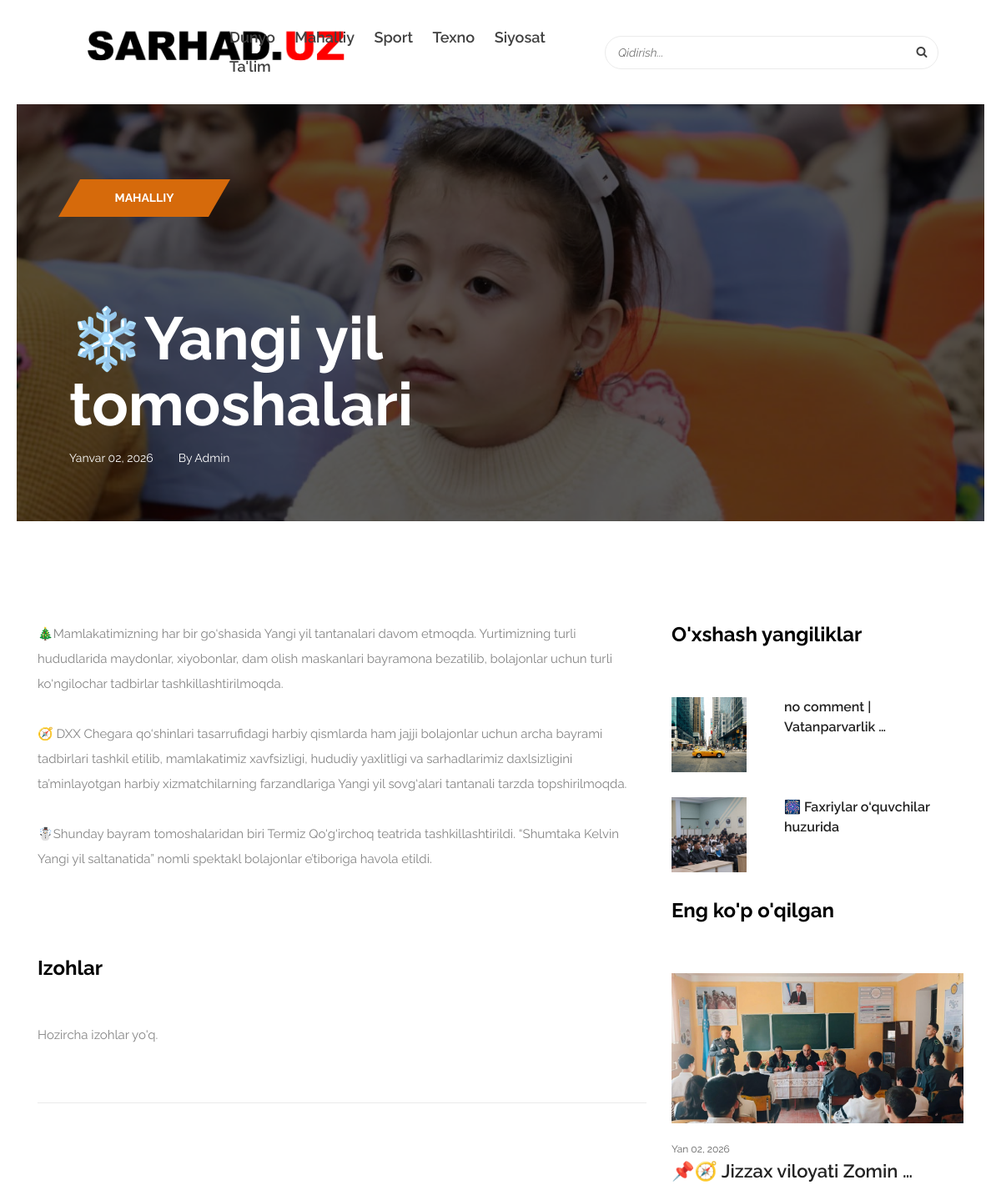
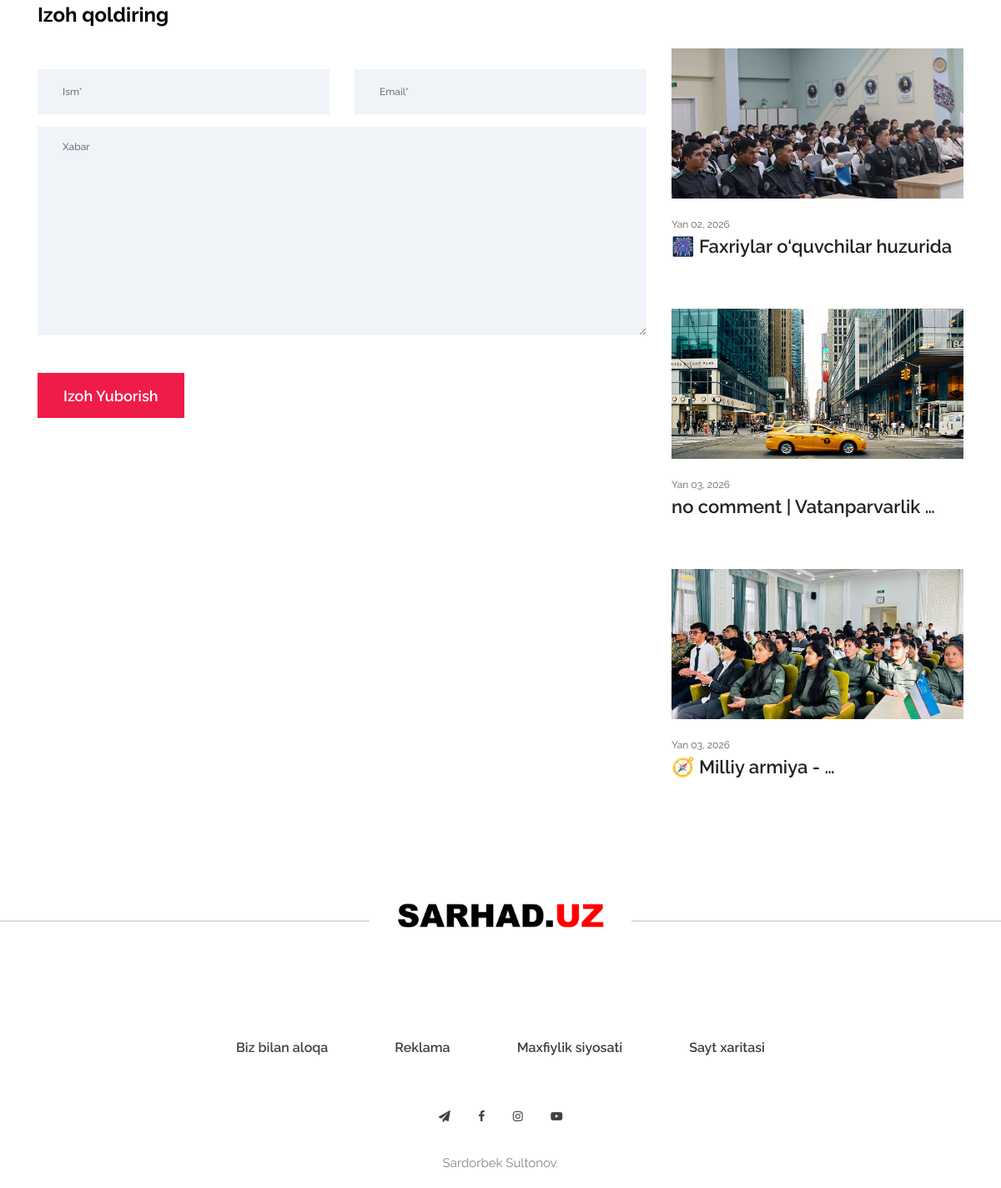
/post/mahalliy/, run on the app's committed database (2 pictures, top to bottom).
### news_site/models.py (models this page shows, shortened)
class Category(models.Model):
    name = models.CharField(max_length=255)
    slug = models.SlugField(unique=True, blank=True)
    image = models.ImageField()

class Post(models.Model):
    category = models.ForeignKey(Category, on_delete=models.CASCADE, related_name='posts')
    title = models.CharField(max_length=255)
    slug = models.SlugField(unique=True, blank=True)
    author = models.ForeignKey(User, on_delete=models.CASCADE, related_name='posts', null=True, blank=True)
    video_file = models.FileField(upload_to='news_videos/', null=True, blank=True, help_text="Video faylni shu yerga yuklang (.mp4)")
    image = models.ImageField(upload_to='news_images/')
    content = models.TextField()
    created_at = models.DateTimeField(auto_now_add=True)
    views = models.PositiveIntegerField(default=0)
    is_featured = models.BooleanField(default=False)  # Slayderga chiqarish uchun
    is_video = models.BooleanField(default=False) # Video blok uchun
    def save(self, *args, **kwargs):
        if not self.slug:
            self.slug = slugify(self.title)
        super().save(*args, **kwargs)

### news_site/views.py (the view)
# urls.py: path('post/<slug:slug>/', views.singlepost_page, name='single-post'),
def singlepost_page(request, slug):
    post = get_object_or_404(Post, slug=slug)
    post.views += 1
    post.save()
    ctg = Category.objects.all()
    related_posts = Post.objects.filter(category=post.category).exclude(id=post.id).order_by('-created_at')[:4]
    recent_posts = Post.objects.exclude(id=post.id).order_by('-created_at')[:4]
    popular_posts = Post.objects.exclude(id=post.id).order_by('-views')[:4]
    ctx = {
        'post': post,
        'ctg': ctg,
        'recent_posts': recent_posts,
        'related_posts': related_posts,
        'popular_posts': popular_posts,
    }
    return render(request, 'blog/single-post.html', ctx)

### templates/blog/single-post.html (shortened to what this page needs)
{% extends 'base.html' %}
{% load static %}
{% block content %}
<body>
    <div class="post-details-title-area bg-overlay clearfix" id="video-hero-section"
         style="background-image: url({% if post.image %}{{ post.image.url }}{% else %}{% static 'img/bg-img/23.jpg' %}{% endif %}); position: relative; overflow: hidden; display: flex; align-items: flex-end;">
        <div class="container-fluid" style="position: relative; z-index: 10; padding-bottom: 30px;" id="post-ui-layer">
            <div class="row">
                <div class="col-12 col-lg-8">
                    <div class="post-content">
                        <p class="tag"><span>{{ post.category.name }}</span></p>
                        <p class="post-title">{{ post.title }}</p>
                        <div class="d-flex align-items-center">
                            <span class="post-date mr-30">{{ post.created_at|date:"F d, Y" }}</span>
                            <span class="post-date">By {{ post.author.username|default:"Admin" }}</span>
                        </div>
                    </div>
                </div>
            </div>
        </div>
    </div>
    <section class="post-news-area section-padding-100-0 mb-70">
        <div class="container">
            <div class="row justify-content-center">
                <div class="col-12 col-lg-8">
                    <div class="post-details-content mb-100">
                        {{ post.content|linebreaks }}
                    </div>
                    <div class="comment_area clearfix mb-100">
                        <h4 class="mb-50">{{ comments.count }} Izohlar</h4>
                        {% for comment in comments %}
                            <div class="single_comment_area mb-30" style="padding: 20px; background: #f8f9fa; border-radius: 5px;">
                                <p class="mb-1"><strong>{{ comment.name }}</strong> <small class="text-muted">{{ comment.created_at|date:"M d, Y" }}</small></p>
                                <p>{{ comment.message }}</p>
                            </div>
                        {% empty %}
                            <p>Hozircha izohlar yo'q.</p>
                        {% endfor %}
                    </div>
                    <div class="post-a-comment-area mb-30 clearfix">
                        <h4 class="mb-50">Izoh qoldiring</h4>
                        <div class="contact-form-area">
                            <form action="" method="post">
                                <div class="row">
                                    <div class="col-12 col-lg-6"><input type="text" name="name" class="form-control" placeholder="Ism*" required></div>
                                    <div class="col-12 col-lg-6"><input type="email" name="email" class="form-control" placeholder="Email*" required></div>
                                    <div class="col-12"><textarea name="message" class="form-control" cols="30" rows="10" placeholder="Xabar" required></textarea></div>
                                    <div class="col-12"><button class="btn newsbox-btn mt-30" type="submit">Izoh yuborish</button></div>
                                </div>
                            </form>
                        </div>
                    </div>
                </div>
                <div class="col-12 col-sm-9 col-md-6 col-lg-4">
                    <div class="sidebar-area">
                        <div class="single-widget-area news-widget mb-30">
                            <h4>O'xshash yangiliklar</h4>
                            {% for r_post in related_posts %}
                            <div class="single-blog-post d-flex style-4 mb-30">
                                <div class="blog-thumbnail">
                                    <a href="{% url 'single-post' r_post.slug %}">
                                        <img src="{% if r_post.image %}{{ r_post.image.url }}{% else %}{% static 'img/bg-img/23.jpg' %}{% endif %}" style="height: 90px; width: 90px; object-fit: cover;" alt="">
                                    </a>
                                </div>
                                <div class="blog-content">
                                    <a href="{% url 'single-post' r_post.slug %}" class="post-title">{{ r_post.title|truncatewords:4 }}</a>
                                </div>
                            </div>
                            {% endfor %}
                        </div>
                        <div class="single-widget-area news-widget mb-30">
                            <h4>Eng ko'p o'qilgan</h4>
                            {% for p_post in popular_posts %}
                            <div class="single-blog-post style-2 mb-5">
                                <div class="blog-thumbnail">
                                    <a href="{% url 'single-post' p_post.slug %}">
                                        <img src="{% if p_post.image %}{{ p_post.image.url }}{% else %}{% static 'img/bg-img/23.jpg' %}{% endif %}" style="height: 180px; width: 100%; object-fit: cover;" alt="">
                                    </a>
                                </div>
                                <div class="blog-content">
                                    <span class="post-date">{{ p_post.created_at|date:"M d, Y" }}</span>
                                    <a href="{% url 'single-post' p_post.slug %}" class="post-title">{{ p_post.title|truncatewords:4 }}</a>
                                </div>
                            </div>
                            {% endfor %}
                        </div>
                    </div>
                </div>
            </div>
        </div>
    </section>
</body>
{% endblock content %}

### templates/base.html (shortened to what this page needs)
<!DOCTYPE html>
{% load static %}
<html lang="en">
<head>
    <link rel="stylesheet" href="{% static 'style.css' %}">
</head>
<body>
    <header class="header-area">
        <div class="newsbox-main-menu">
            <div class="classy-nav-container breakpoint-off">
                <div class="container-fluid">
                    <nav class="classy-navbar justify-content-between" id="newsboxNav">
                        <a href="/" class="nav-brand">
                            <img src="{% static 'img/core-img/logo.png' %}" style="max-height: 100px !important; width: auto !important; max-width: none !important;" alt="Logo">
                        </a>
                        <div class="classy-menu">
                            <div class="classynav">
                                <ul>
                                    {% for i in ctg %}
                                        <li><a href="{% url 'category' i.slug %}">{{ i.name }}</a></li>
                                    {% endfor %}
                                </ul>
                                <div class="header-search-form ml-30">
                                    <form action="{% url 'search' %}" method="get">
                                        <input type="search" name="search" id="search" placeholder="Qidirish...">
                                        <button type="submit"><i class="fa fa-search" aria-hidden="true"></i></button>
                                    </form>
                                </div>
                            </div>
                        </div>
                    </nav>
                </div>
            </div>
        </div>
    </header>
    {% block content %}
    {% endblock %}
    <footer class="footer-area">
        <div class="footer-logo mb-100">
            <a href="/"><img src="{% static 'img/core-img/logo.png' %}" style="max-height: 80px; width: auto;" alt="Footer Logo"></a>
        </div>
        <div class="container">
            <div class="row">
                <div class="col-12">
                    <div class="footer-content text-center">
                        <div class="footer-nav">
                            <ul>
                                <li><a href="#">Biz bilan aloqa</a></li>
                                <li><a href="#">Reklama</a></li>
                                <li><a href="#">Maxfiylik siyosati</a></li>
                                <li><a href="#">Sayt xaritasi </a></li>
                            </ul>
                        </div>
                        <div class="footer-social-info">
                                <a href="https://t.me/SARHAD_UZ" target="_blank"><i class="fa fa-paper-plane" aria-hidden="true"></i></a>
                                <a href="https://facebook.com/" target="_blank"><i class="fa fa-facebook" aria-hidden="true"></i></a>
                                <a href="https://www.instagram.com/sarhadofical/" target="_blank"><i class="fa fa-instagram" aria-hidden="true"></i></a>
                                <a href="https://youtube.com/@sarhad_24" target="_blank"><i class="fa fa-youtube-play" aria-hidden="true"></i></a>
                            </div>
                        <p class="mb-15">Sardorbek Sultonov.</p>
                    </div>
                </div>
            </div>
        </div>
    </footer>
</body>
</html>

### static/css/classy-nav.css (style rules this page uses)
* { margin: 0; padding: 0; }
body { font-family: "Roboto", sans-serif; }
ul, ol { margin: 0; }
ul li, ol li { list-style: none; }
img { height: auto; max-width: 100%; }
.classy-nav-container { position: relative; z-index: 100; background-color: #ffffff; }
.classy-nav-container * { box-sizing: border-box; }
.classy-nav-container a { -webkit-transition-duration: 500ms; transition-duration: 500ms; text-decoration: none; outline: none; font-size: 14px; font-weight: 400; color: #232323; display: inline-block; }
.justify-content-between { -webkit-box-pack: justify; -ms-flex-pack: justify; justify-content: space-between; }
.justify-content-center { -webkit-box-pack: center; -ms-flex-pack: center; justify-content: center; }
.classy-navbar { width: 100%; height: 70px; padding: 0.5em 2em; display: -webkit-box; display: -ms-flexbox; display: flex; -webkit-box-align: center; -ms-flex-align: center; -ms-grid-row-align: center; align-items: center; }
.classy-navbar .nav-brand { font-size: 26px; font-weight: 500; color: #565656; display: inline-block; margin-right: 30px; }
.classynav ul li { display: inline-block; clear: both; position: inherit; z-index: 10; }
.classynav ul li a { padding: 0 12px; display: block; height: 35px; font-size: 14px; line-height: 34px; }
.breakpoint-off .classynav { display: -webkit-box; display: -ms-flexbox; display: flex; -webkit-box-align: center; -ms-flex-align: center; -ms-grid-row-align: center; align-items: center; }

### data on the page
Category: name "Dunyo"
Category: name "Mahalliy"
Category: name "Sport"
Category: name "Texno"
Category: name "Siyosat"
Category: name "Ta'lim"
Post: image (picture), category.name "MAHALLIY", title "❄️Yangi yil tomoshalari", created_at "Yanvar 02, 2026", author.username "Admin", content "🎄Mamlakatimizning har bir go‘shasida Yangi yil tantanalari davom etmoqda. Yurtimizning turli hududlarida maydonlar, xiyobonlar, dam olish maskanlari bayramona bezatilib, bolajonlar uchun turli ko‘ngilochar tadbirlar tashkillashtirilmoqda. 🧭 DXX Chegara qo‘shinlari tasarrufidagi harbiy qismlarda ham jajji bolajonlar uchun archa bayrami tadbirlari tashkil etilib, mamlakatimiz xavfsizligi, hududiy yaxlitligi va sarhadlarimiz daxlsizligini ta’minlayotgan harbiy xizmatchilarning farzandlariga Yangi yil sovg‘alari tantanali tarzda topshirilmoqda. ☃️Shunday bayram tomoshalaridan biri Termiz Qo‘g‘irchoq teatrida tashkillashtirildi. “Shumtaka Kelvin Yangi yil saltanatida” nomli spektakl bolajonlar…"
Post: image (picture), title "no comment | Vatanparvarlik …", created_at "Yan 03, 2026"
Post: image (picture), title "🎆 Faxriylar o‘quvchilar huzurida", created_at "Yan 02, 2026"
Post: image (picture), created_at "Yan 02, 2026", title "📌🧭 Jizzax viloyati Zomin …"
Post: image (picture), created_at "Yan 03, 2026", title "🧭 Milliy armiya - …"
